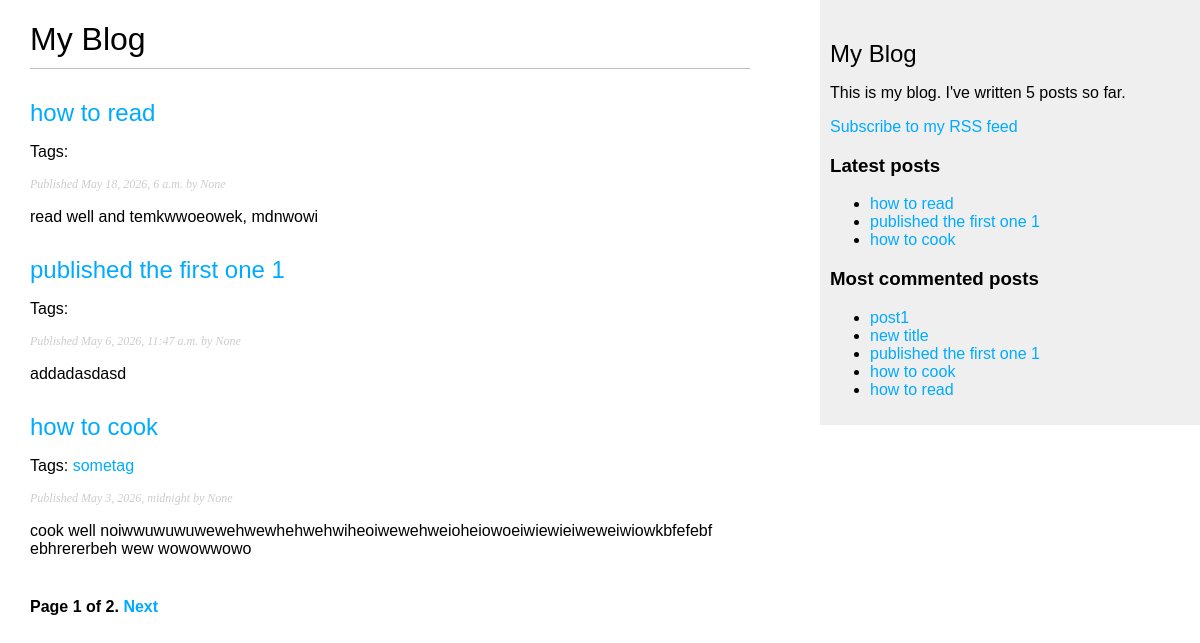
/blog/, run on an earlier commit of the app's database.
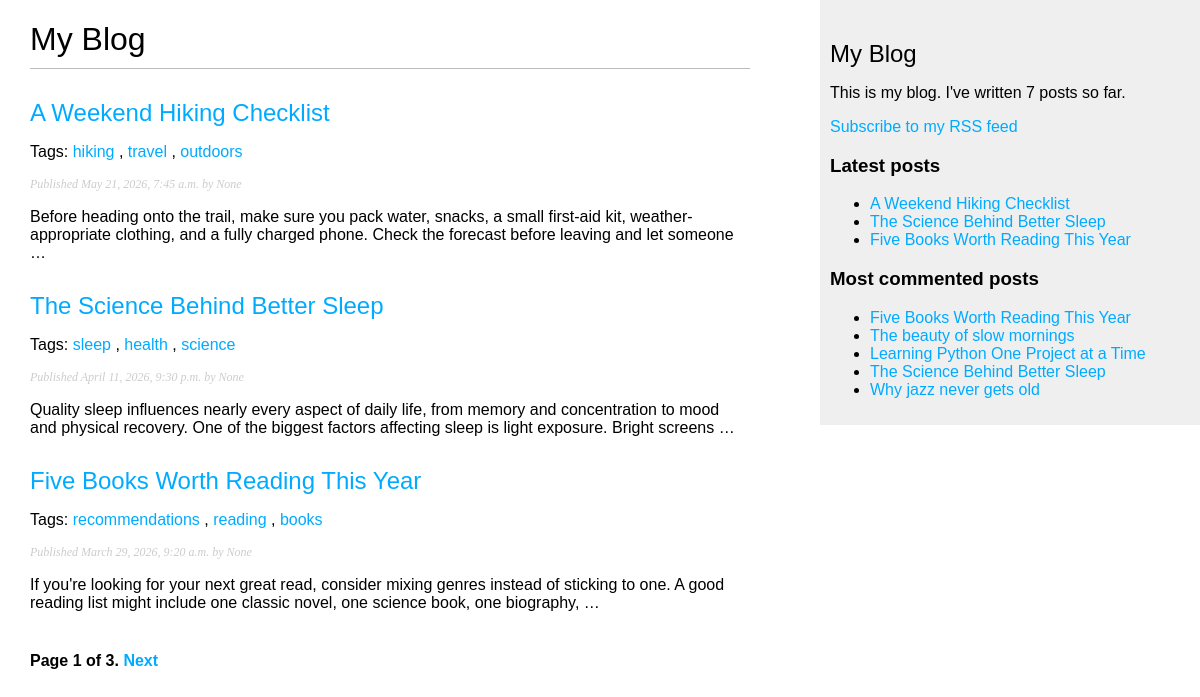
And on a later commit of the database.
### blog/models.py (models this page shows, shortened)
class Post(models.Model):
    objects = models.Manager()
    published = PublishedManager()
    tags = TaggableManager()
    class Status(models.TextChoices):
        DRAFT = ('DF', 'Draft')
        PUBLISHED = ('PB', 'Published')
    title = models.CharField(max_length=250)
    slug = models.SlugField(max_length=250, unique_for_date='publish')
    body = models.TextField()
    publish = models.DateTimeField(default=timezone.now)
    created = models.DateTimeField(auto_now_add=True)
    updated = models.DateTimeField(auto_now=True)
    status = models.CharField(
        max_length=2,
        choices=Status,
        default=Status.DRAFT)
    author = models.ForeignKey(settings.AUTH_USER_MODEL,
                               on_delete=models.CASCADE,
                               null=True, blank=True,
                               related_name= 'blog_posts')
    class Meta:
        ordering = ['-publish']
        indexes = [
            models.Index(fields=['-publish'])]
    def get_absolute_url(self):
        return reverse(
            'blog:post_detail',
            args=[
                self.publish.year,
                self.publish.month,
                self.publish.day,
                self.slug
            ]
        )

### blog/views.py (the view)
# urls.py: path('', views.post_list, name='post_list'),
def post_list(request, tag_slug=None):
    all_posts = Post.published.all()
    tag = None
    if tag_slug:
        tag = get_object_or_404(Tag, slug=tag_slug)
        all_posts = all_posts.filter(tags__in=[tag])
    paginator = Paginator(all_posts, 3)
    page_number = request.GET.get('page', 1)
    try:
        posts = paginator.page(page_number)
    except PageNotAnInteger:
        posts = paginator.page(1)
    except EmptyPage:
        posts = paginator.page(paginator.num_pages)
    return render(
        request,
        'blog/post/list.html',
        {'posts': posts, 'tag': tag}
    )

### blog/models.py (called while the page is built)
    def get_queryset(self):
        return super().get_queryset().filter(status=Post.Status.PUBLISHED)

### blog/templatetags/blog_tags.py (called while the page is built)
@register.simple_tag
def total_posts():
    return Post.published.count()

@register.inclusion_tag('blog/post/latest_posts.html')
def show_latest_posts(count=5):
    latest_posts = Post.published.order_by('-publish')[:count]
    return {'latest_posts': latest_posts}

@register.simple_tag
def get_most_commented_posts(count=5):
    return Post.published.annotate(
        total_comments = Count('comments')
    ).order_by('-total_comments')[:count]

### blog/templates/blog/post/list.html (shortened to what this page needs)
{% extends 'blog/base.html' %}
{% block content %}
    <h1>My Blog</h1>
    {% for post in posts %}
        <h2>
            <a href="{{ post.get_absolute_url }}">
                {{ post.title }}
            </a>
        </h2>
        <p class="tags">
            Tags:
            {% for tag in post.tags.all %}
                <a href="{% url 'blog:post_list_by_tag' tag.slug %}">
                    {{ tag.name }}
                </a>
                {% if not forloop.last %}, {% endif %}
            {% endfor %}
        </p>
        <p class="date">
            Published {{ post.publish }} by {{ post.author }}
        </p>
        {{ post.body|truncatewords:30|linebreaks }}
    {% endfor %}
    {% include "pagination.html" with page=posts %}
{% endblock %}

### blog/templates/blog/base.html (shortened to what this page needs)
{% load blog_tags %}
{% load static %}
<!DOCTYPE html>
<html>
    <head>
        <link href="{% static "css/blog.css" %}" rel="stylesheet" />
    </head>
    <body>
        <div id="content">
            {% block content %}
            {% endblock %}
        </div>
        <div id="sidebar">
            <h2>My Blog</h2>
            <p>
                This is my blog.
                I've written {% total_posts %} posts so far.
            </p>
            <p>
                <a href="{% url 'blog:post_feed' %}">Subscribe to my RSS feed</a>
            </p>
            <h3>Latest posts</h3>
            {% show_latest_posts 3 %}
            <h3>Most commented posts</h3>
            {% get_most_commented_posts as most_commented_posts %}
            <ul>
                {% for post in most_commented_posts %}
                    <li>
                        <a href="{{ post.get_absolute_url }}">{{ post.title }}</a>
                    </li>
                {% endfor %}
            </ul>
        </div>
    </body>
</html>

### blog/templates/blog/post/latest_posts.html
<ul>
    {% for post in latest_posts %}
        <li>
            <a href="{{ post.get_absolute_url }}">{{ post.title }}</a>
        </li>
    {% endfor %}
</ul>

What changed in the data, as far as the page shows it:
no longer on this page (row edited): Post: title "how to read", publish "May 18, 2026, 6 a.m.", author "None", body "read well and temkwwoeowek, mdnwowi"
no longer on one of the page's lists (row edited): Post: title "how to cook", publish "May 3, 2026, midnight", author "None", body "cook well noiwwuwuwuwewehwewhehwehwiheoiwewehweioheiowoeiwiewieiweweiwiowkbfefebf ebhrererbeh wew wowowwowo"
added Post: title "A Weekend Hiking Checklist", publish "May 21, 2026, 7:45 a.m.", author "None", body "Before heading onto the trail, make sure you pack water, snacks, a small first-aid kit, weather-appropriate clothing, and a fully charged phone. Check the forecast before leaving and let someone …"
added Tag: name "hiking", shown under "A Weekend Hiking Checklist"
added Tag: name "travel", shown under "A Weekend Hiking Checklist"
added Tag: name "outdoors", shown under "A Weekend Hiking Checklist"
changed Post: title "published the first one 1" → "The Science Behind Better Sleep"; publish "May 6, 2026, 11:47 a.m." → "April 11, 2026, 9:30 p.m."; body "addadasdasd" → "Quality sleep influences nearly every aspect of daily life, from memory and concentration to mood and physical recovery. One of the biggest factors affecting sleep is light exposure. Bright screens …"
added Tag: name "sleep", shown under Post "The Science Behind Better Sleep"
added Tag: name "health", shown under Post "The Science Behind Better Sleep"
added Tag: name "science", shown under Post "The Science Behind Better Sleep"
now on one of the page's lists (row edited): Post: title "Five Books Worth Reading This Year", publish "March 29, 2026, 9:20 a.m.", author "None", body "If you're looking for your next great read, consider mixing genres instead of sticking to one. A good reading list might include one classic novel, one science book, one biography, …"
changed Post: title "post1" → "Five Books Worth Reading This Year"
added Tag: name "recommendations", shown under Post "Five Books Worth Reading This Year"
added Tag: name "reading", shown under Post "Five Books Worth Reading This Year"
added Tag: name "books", shown under Post "Five Books Worth Reading This Year"
now on this page (row edited): Post: title "The beauty of slow mornings", shown under "Most commented posts"
changed Post: title "new title" → "Learning Python One Project at a Time"
changed Post: loses Tag (name "sometag"); title "how to cook" → "Why jazz never gets old"
Also different on the page:
{{ page.paginator.num_pages }}: "2" → "3"
text no longer shown: "5"
text now shown: "7"
